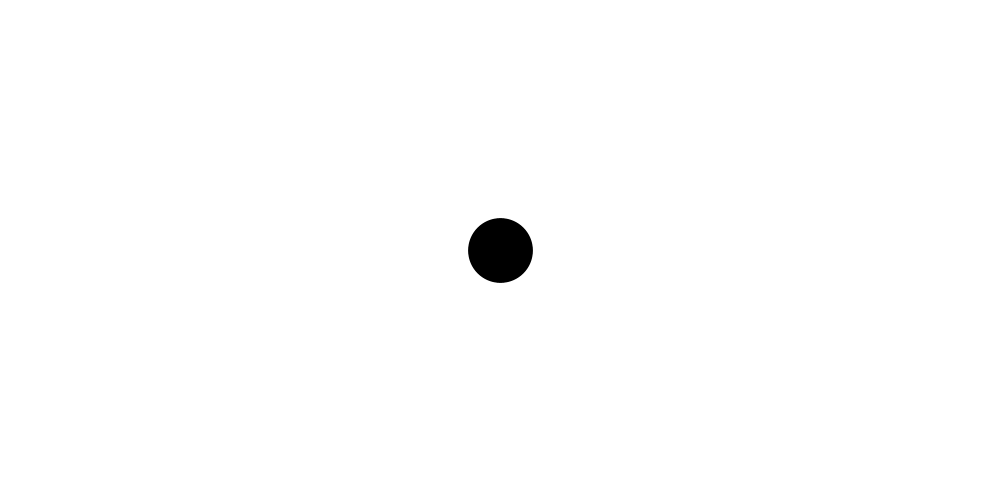
Frame 1 (no input)
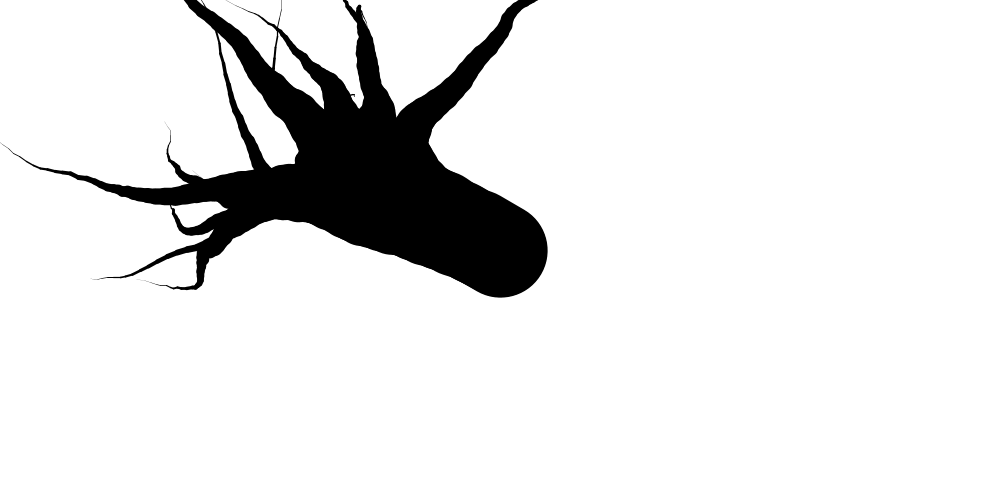
Frame 60 (the mouse pressed at the canvas centre just before this capture)
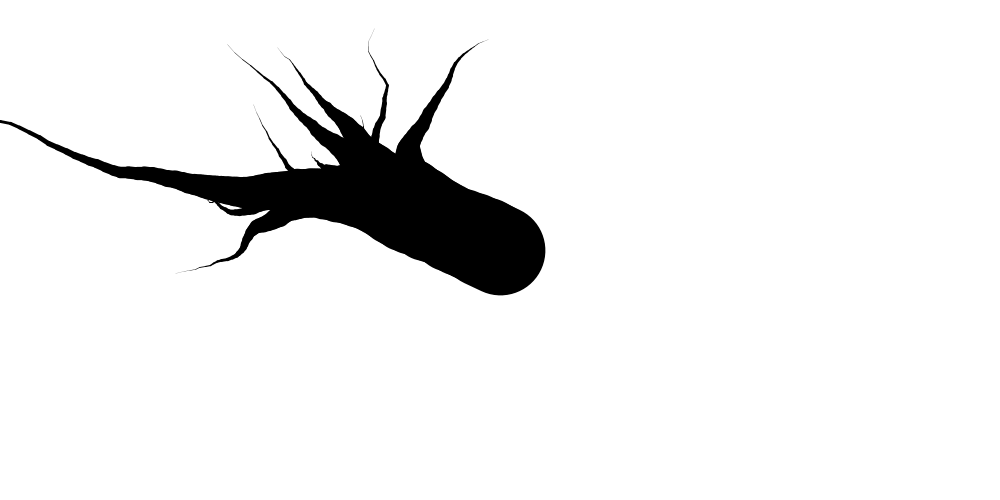
Frame 120 (the mouse held since frame 60 and released just before this capture)

The Processing sketch that drew these frames (run headless with seeded random() and noise(); from frame 60 on, the mouse is pressed at the canvas centre):

// Processing sketch: splouch
// ── splouch.pde
int nTentacles = 15;
Tentacle[] tentacles;

int stw = 1000;
int sth = 500;

void setup()
{
  size(1000, 500);
  tentacles = new Tentacle[nTentacles];
  for(int i = 0; i < nTentacles; i++)
  {
    tentacles[i] = new Tentacle(stw / 2, sth / 2, (mouseX - stw / 2) / 100, (mouseY - sth / 2) / 100, 35.0 + random(15.0)); 
  }
}

void draw()
{
  background(255);
  for(int i = 0; i < nTentacles; i++) tentacles[i].update();
}

void mousePressed()
{
  for(int i = 0; i < nTentacles; i++) tentacles[i].hop = !tentacles[i].hop;
}
class Tentacle
{
  
  public float x;
  public float y;
  public float vx;
  public float vy;
  private TentaclePoint[] pts;
  public float life;
  public boolean dir = true;
  public boolean hop = true;

  
  Tentacle(float x, float y, float vx, float vy, float life)
  {
    init(x, y, vx, vy, life);
  }
  
  private void init(float x, float y, float vx, float vy, float life)
  {
    this.x = x;
    this.y = y;
    this.vx = vx;
    this.vy = vy;
    this.life = life;
    pts = new TentaclePoint[0];
    dir = true;
  }
  
  public void update()
  {
    if (dir) pts = (TentaclePoint[])append(pts, new TentaclePoint(x, y, 0, 0));
    else pts = (TentaclePoint[])shorten(pts);
    
    move();
    int nPts = pts.length;
    for(int i = nPts - 1; i >=0 ; i--)
    {
      float r = (float)i / nPts;
      strokeWeight(pow((1 - r) * 10, 2) * (100 - abs(life)) / 100);
      //strokeWeight(1);
      pts[i].move(mouseX, mouseY, r, hop);
      line(pts[min(i + 1, nPts - 1)].x, pts[min(i + 1, nPts - 1)].y, pts[i].x, pts[i].y);
    }
    
    life -= 0.5;
    if (life <= 0 && dir) dir = false;
    else if (!dir && pts.length <= 1) init(pts[0].x, pts[0].y, pts[0].vx, pts[0].vy, 35.0 + random(15.0));
  }
  
  private void move()
  {
    vx += random(-2.0, 2.0) + (mouseX - stw/2.0) / 2000.0;
    vy += random(-2.0, 2.0) + (mouseY - sth/2.0) / 2000.0;
    vx *= 0.95;
    vy *= 0.95;
    x += vx;
    y += vy;
  }
  
}
class TentaclePoint
{
  
  public float x;
  public float y;
  public float vx;
  public float vy;
  
  
  TentaclePoint(float x, float y, float vx, float vy)
  {
    this.x = x;
    this.y = y;
    this.vx = vx;
    this.vy = vy;
  }
  
  public void move(float tx, float ty, float r, boolean hop)
  {
    vx += (hop ? r : 1 - r) * (tx - x) / 1500;
    vy += (hop ? r : 1 - r) * (ty - y) / 1500;
    vx *= 0.95;
    vy *= 0.95;
    x += vx;
    y += vy;
  }
}
